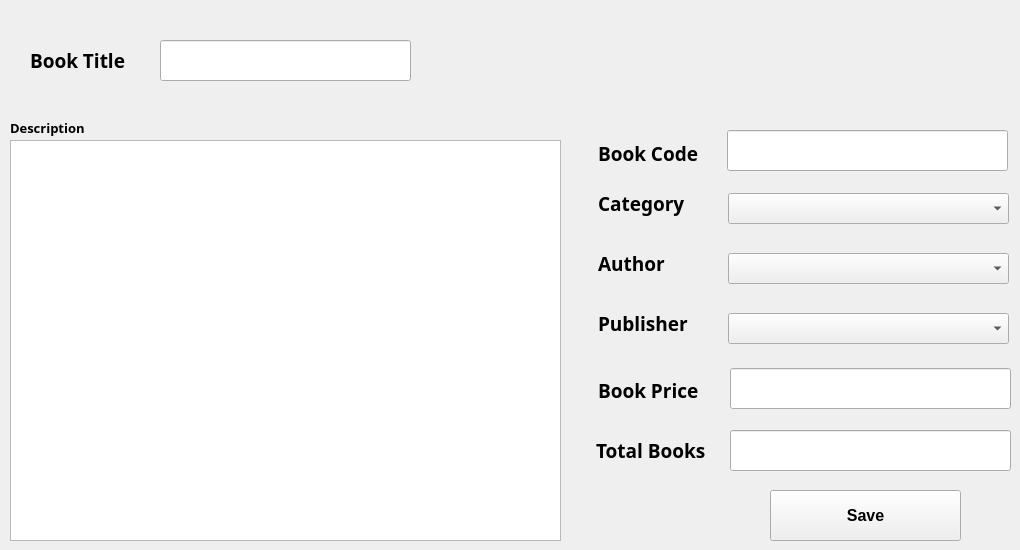
      <widget class="QWidget" name="tab_5">
       <attribute name="title">
        <string>Add New Books</string>
       </attribute>
       <widget class="QComboBox" name="comboBox_3">
        <property name="geometry">
         <rect>
          <x>728</x>
          <y>193</y>
          <width>281</width>
          <height>31</height>
         </rect>
        </property>
        <property name="font">
         <font>
          <pointsize>10</pointsize>
         </font>
        </property>
       </widget>
       <widget class="QComboBox" name="comboBox_4">
        <property name="geometry">
         <rect>
          <x>728</x>
          <y>253</y>
          <width>281</width>
          <height>31</height>
         </rect>
        </property>
        <property name="font">
         <font>
          <pointsize>10</pointsize>
         </font>
        </property>
       </widget>
       <widget class="QComboBox" name="comboBox_5">
        <property name="geometry">
         <rect>
          <x>728</x>
          <y>313</y>
          <width>281</width>
          <height>31</height>
         </rect>
        </property>
        <property name="font">
         <font>
          <pointsize>10</pointsize>
         </font>
        </property>
       </widget>
       <widget class="QLabel" name="label_3">
        <property name="geometry">
         <rect>
          <x>30</x>
          <y>40</y>
          <width>121</width>
          <height>41</height>
         </rect>
        </property>
        <property name="font">
         <font>
          <family>Yu Gothic UI Semibold</family>
          <pointsize>14</pointsize>
          <weight>75</weight>
          <bold>true</bold>
         </font>
        </property>
        <property name="text">
         <string>Book Title</string>
        </property>
       </widget>
       <widget class="QLabel" name="label_4">
        <property name="geometry">
         <rect>
          <x>598</x>
          <y>133</y>
          <width>131</width>
          <height>41</height>
         </rect>
        </property>
        <property name="font">
         <font>
          <family>Yu Gothic UI Semibold</family>
          <pointsize>14</pointsize>
          <weight>75</weight>
          <bold>true</bold>
         </font>
        </property>
        <property name="text">
         <string>Book Code</string>
        </property>
       </widget>
       <widget class="QLabel" name="label_5">
        <property name="geometry">
         <rect>
          <x>598</x>
          <y>370</y>
          <width>131</width>
          <height>41</height>
         </rect>
        </property>
        <property name="font">
         <font>
          <family>Yu Gothic UI Semibold</family>
          <pointsize>14</pointsize>
          <weight>75</weight>
          <bold>true</bold>
         </font>
        </property>
        <property name="text">
         <string>Book Price</string>
        </property>
       </widget>
       <widget class="QPushButton" name="pushButton_7">
        <property name="geometry">
         <rect>
          <x>770</x>
          <y>490</y>
          <width>191</width>
          <height>51</height>
         </rect>
        </property>
        <property name="font">
         <font>
          <pointsize>12</pointsize>
          <weight>75</weight>
          <bold>true</bold>
         </font>
        </property>
        <property name="text">
         <string>Save</string>
        </property>
       </widget>
       <widget class="QLabel" name="label_6">
        <property name="geometry">
         <rect>
          <x>598</x>
          <y>243</y>
          <width>131</width>
          <height>41</height>
         </rect>
        </property>
        <property name="font">
         <font>
          <family>Yu Gothic UI Semibold</family>
          <pointsize>14</pointsize>
          <weight>75</weight>
          <bold>true</bold>
         </font>
        </property>
        <property name="text">
         <string>Author</string>
        </property>
       </widget>
       <widget class="QLabel" name="label_7">
        <property name="geometry">
         <rect>
          <x>598</x>
          <y>303</y>
          <width>131</width>
          <height>41</height>
         </rect>
        </property>
        <property name="font">
         <font>
          <family>Yu Gothic UI Semibold</family>
          <pointsize>14</pointsize>
          <weight>75</weight>
          <bold>true</bold>
         </font>
        </property>
        <property name="text">
         <string>Publisher</string>
        </property>
       </widget>
       <widget class="QLabel" name="label_8">
        <property name="geometry">
         <rect>
          <x>598</x>
          <y>183</y>
          <width>131</width>
          <height>41</height>
         </rect>
        </property>
        <property name="font">
         <font>
          <family>Yu Gothic UI Semibold</family>
          <pointsize>14</pointsize>
          <weight>75</weight>
          <bold>true</bold>
         </font>
        </property>
        <property name="text">
         <string>Category</string>
        </property>
       </widget>
       <widget class="QTextEdit" name="textEdit">
        <property name="geometry">
         <rect>
          <x>10</x>
          <y>140</y>
          <width>551</width>
          <height>401</height>
         </rect>
        </property>
       </widget>
       <widget class="QLineEdit" name="lineEdit_8">
        <property name="geometry">
         <rect>
          <x>160</x>
          <y>40</y>
          <width>251</width>
          <height>41</height>
         </rect>
        </property>
        <property name="font">
         <font>
          <pointsize>12</pointsize>
         </font>
        </property>
       </widget>
       <widget class="QLineEdit" name="lineEdit_9">
        <property name="geometry">
         <rect>
          <x>727</x>
          <y>130</y>
          <width>281</width>
          <height>41</height>
         </rect>
        </property>
        <property name="font">
         <font>
          <pointsize>12</pointsize>
         </font>
        </property>
       </widget>
       <widget class="QLineEdit" name="lineEdit_10">
        <property name="geometry">
         <rect>
          <x>730</x>
          <y>368</y>
          <width>281</width>
          <height>41</height>
         </rect>
        </property>
        <property name="font">
         <font>
          <pointsize>12</pointsize>
         </font>
        </property>
       </widget>
       <widget class="QLabel" name="label_37">
        <property name="geometry">
         <rect>
          <x>10</x>
          <y>120</y>
          <width>141</width>
          <height>16</height>
         </rect>
        </property>
        <property name="font">
         <font>
          <family>Segoe UI Semibold</family>
          <pointsize>10</pointsize>
          <weight>75</weight>
          <bold>true</bold>
         </font>
        </property>
        <property name="text">
         <string>Description</string>
        </property>
       </widget>
       <widget class="QLineEdit" name="lineEdit_40">
        <property name="geometry">
         <rect>
          <x>730</x>
          <y>430</y>
          <width>281</width>
          <height>41</height>
         </rect>
        </property>
        <property name="font">
         <font>
          <pointsize>12</pointsize>
         </font>
        </property>
       </widget>
       <widget class="QLabel" name="label_38">
        <property name="geometry">
         <rect>
          <x>596</x>
          <y>430</y>
          <width>131</width>
          <height>41</height>
         </rect>
        </property>
        <property name="font">
         <font>
          <family>Yu Gothic UI Semibold</family>
          <pointsize>14</pointsize>
          <weight>75</weight>
          <bold>true</bold>
         </font>
        </property>
        <property name="text">
         <string>Total Books</string>
        </property>
       </widget>
      </widget>
